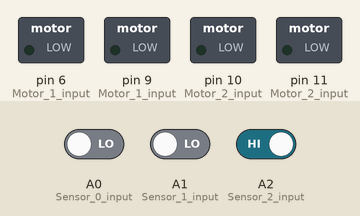
Recording of a sketch running on a simulated Arduino Uno, built with avr-gcc and run on an emulated ATmega328P. Parts: switched loads named in the sketch (green lamp = pin HIGH). The inputs (shaded band) are chosen by the test bench; at power-on: A0 (Sensor_0_input) LOW, A1 (Sensor_1_input) LOW, A2 (Sensor_2_input) HIGH.

Above: at 1.2 s.
1.3 s: A0 (Sensor_0_input) driven HIGH and A1 (Sensor_1_input) driven HIGH
At 2.0 s:
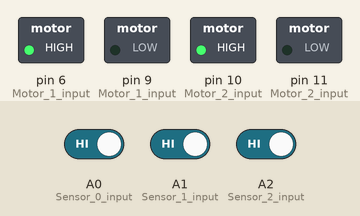
Timing chart, 0 to 4.3 s (numbered marks = the images above; inputs shaded):
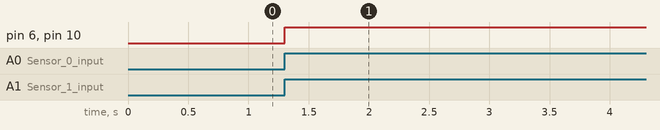

Measured:
- after the input at 1.3 s, pin 6 (Motor_1_input), pin 10 (Motor_2_input): LOW → HIGH at once

The sketch:

Grid_New.ino
```cpp
void setup()
{
  Serial.begin(9600);
pinMode(A0,INPUT);//Sensor 0 input
pinMode(A1,INPUT);//Sensor 1 input
pinMode(A2,INPUT);//Sensor 2 input
pinMode(6,OUTPUT);//Motor 1 input
pinMode(9,OUTPUT);//Motor 1 input
pinMode(10,OUTPUT);//Motor 2 input
pinMode(11,OUTPUT);//Motor 2 input
}

void loop() {
int i=3;//Co-ordinate of X destination
int j=3;//Co-ordinate of Y destination
int x=0;//Co-ordinate of X initial position
int y=0;//Co-ordinate of Y initial position
int s0=digitalRead(A0);//digital value of Sensor 0
int s1=digitalRead(A1);//digital value of Sensor 1
int s2=digitalRead(A2);//digital value of Sensor 2
if((s2==0)&&(s1==1)&&(s0==0))
{
  forward();
}
if((s2==1)&&(s1==1)&&(s0==1))
{
  y++;

if(y==j)
 {
  stop1();
 }
 else
 {
  forward();
 }


}
}

void stop1()
{
  digitalWrite(6,0);
  digitalWrite(9,0);
  digitalWrite(10,0);
  digitalWrite(11,0);

  }
void right()
{

  digitalWrite(6,1);
 digitalWrite(9,0);
  digitalWrite(10,0);
  digitalWrite(11,LOW);

 }
void left_spin()
{
    digitalWrite(6,LOW);
    digitalWrite(9,HIGH);
    digitalWrite(10,HIGH);
    digitalWrite(11,LOW);

 }
void forward()
{
   digitalWrite(6,HIGH);
    digitalWrite(9,LOW);
    digitalWrite(10,HIGH);
   digitalWrite(11,LOW);
}
void left()
{
   digitalWrite(6,0);
    digitalWrite(9,LOW);
    digitalWrite(10,1);
    digitalWrite(11,0);
}
void right_spin()
{
   digitalWrite(6,HIGH);
   digitalWrite(9,LOW);
   digitalWrite(10,LOW);
   digitalWrite(11,HIGH);
 }
```
